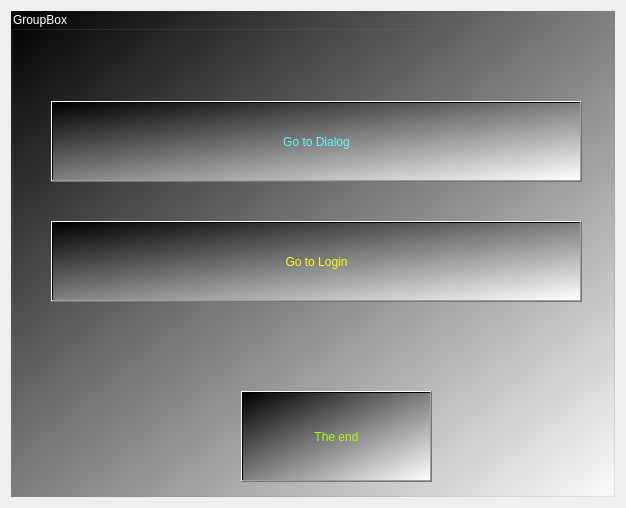
<?xml version="1.0" encoding="UTF-8"?>
<ui version="4.0">
 <class>Form</class>
 <widget class="QWidget" name="Form">
  <property name="geometry">
   <rect>
    <x>0</x>
    <y>0</y>
    <width>626</width>
    <height>508</height>
   </rect>
  </property>
  <property name="windowTitle">
   <string>메인 화면</string>
  </property>
  <property name="styleSheet">
   <string notr="true">font: 700 20pt &quot;맑은 고딕&quot;;</string>
  </property>
  <layout class="QGridLayout" name="gridLayout_2">
   <item row="1" column="0">
    <widget class="QGroupBox" name="groupBox">
     <property name="sizePolicy">
      <sizepolicy hsizetype="Preferred" vsizetype="Preferred">
       <horstretch>50</horstretch>
       <verstretch>50</verstretch>
      </sizepolicy>
     </property>
     <property name="styleSheet">
      <string notr="true">background-color: qlineargradient(spread:pad, x1:0, y1:0, x2:1, y2:1, stop:0 rgba(0, 0, 0, 255), stop:1 rgba(255, 255, 255, 255));
color: rgb(255, 255, 255);</string>
     </property>
     <property name="title">
      <string>GroupBox</string>
     </property>
     <widget class="QPushButton" name="btn_for_dial">
      <property name="geometry">
       <rect>
        <x>40</x>
        <y>90</y>
        <width>531</width>
        <height>81</height>
       </rect>
      </property>
      <property name="styleSheet">
       <string notr="true">color: rgb(85, 255, 255);</string>
      </property>
      <property name="text">
       <string>Go to Dialog</string>
      </property>
     </widget>
     <widget class="QPushButton" name="btn_for_end">
      <property name="geometry">
       <rect>
        <x>230</x>
        <y>380</y>
        <width>191</width>
        <height>91</height>
       </rect>
      </property>
      <property name="sizePolicy">
       <sizepolicy hsizetype="Minimum" vsizetype="Fixed">
        <horstretch>50</horstretch>
        <verstretch>0</verstretch>
       </sizepolicy>
      </property>
      <property name="styleSheet">
       <string notr="true">color: rgb(170, 255, 0);</string>
      </property>
      <property name="text">
       <string>The end</string>
      </property>
     </widget>
     <widget class="QPushButton" name="btn_for_login">
      <property name="geometry">
       <rect>
        <x>40</x>
        <y>210</y>
        <width>531</width>
        <height>81</height>
       </rect>
      </property>
      <property name="styleSheet">
       <string notr="true">color: rgb(255, 255, 0);</string>
      </property>
      <property name="text">
       <string>Go to Login</string>
      </property>
     </widget>
    </widget>
   </item>
  </layout>
 </widget>
 <resources/>
 <connections/>
</ui>
